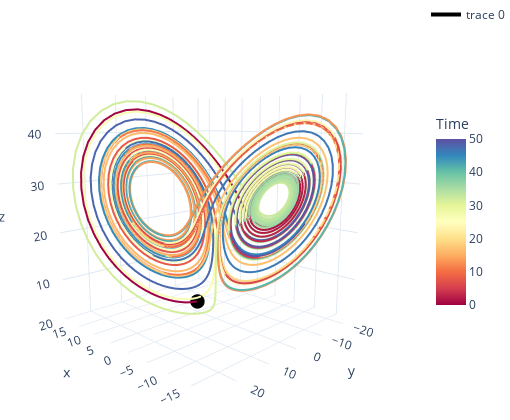

The code cell stored with this chart in its notebook:
### Code cell
#| label: butterfly3d
#| fig-align: center

import plotly.express as px
import plotly.graph_objects as go
import plotly.io as pio

pio.renderers.default = "plotly_mimetype+notebook_connected"
# import plotly.offline as pyo
# pyo.init_notebook_mode()

# reduce the number of points - computational burden, also to make the point moves faster
tps = np.linspace(0, 50, 50*100)
XYZp = odeint(lorenz_system, initial_state, tps, args=(sigma, rho, beta))
Xp = XYZp[:, 0]
Yp = XYZp[:, 1]
Zp = XYZp[:, 2]

# fig = px.scatter_3d(x=X, y=Y, z=Z, 
#                     color=time_points, color_continuous_scale='Spectral')
# fig.update_traces(marker=dict(size=0.8, line_width=3.0))

fig = go.Figure(data=go.Scatter3d(x=Xp, y=Yp, z=Zp, mode="lines",
                                  line=dict(width=4., color=tps, 
                                            colorscale='Spectral', showscale=True, 
                                            colorbar=dict(lenmode='fraction', len=0.5, title="Time"))))

fig.update_layout(template="plotly_white", 
                  scene_camera=dict(eye=dict(x = -1., y = 1., z = 0.25)), 
                  scene_aspectratio=dict(x=0.6, y=0.6, z=0.65),
                  margin=dict(l=0, r=0, t=0, b=0), 
                  width=510, height=420)
fig.update_coloraxes(colorbar=dict(lenmode='fraction', len=0.5, title="Time"))
# fig.update_yaxes(automargin=True)

# add the initial state
fig.add_trace(go.Scatter3d(x=[initial_state[0]], y=[initial_state[1]], z=[initial_state[2]], 
                           marker=dict(color='black', size=5.), 
                           mode="markers", hovertext="Initial condition", showlegend=False))

# fig.write_html("butterfly3d.html", full_html=False)

fig.show()

### Figure 1 — Plotly figure (JSON) as saved in the notebook; plotly's stock layout.template omitted (floating-point values rounded to 4 significant figures; data arrays with more than 128 entries replaced by an {"elided": "..."} marker saying what was removed)
{"data": [{"line": {"color": {"elided": "5000 float values"}, "colorbar": {"len": 0.5, "lenmode": "fraction", "title": {"text": "Time"}}, "colorscale": [[0, "rgb(158,1,66)"], [0.1, "rgb(213,62,79)"], [0.2, "rgb(244,109,67)"], [0.3, "rgb(253,174,97)"], [0.4, "rgb(254,224,139)"], [0.5, "rgb(255,255,191)"], [0.6, "rgb(230,245,152)"], [0.7, "rgb(171,221,164)"], [0.8, "rgb(102,194,165)"], [0.9, "rgb(50,136,189)"], [1, "rgb(94,79,162)"]], "showscale": true, "width": 4}, "mode": "lines", "type": "scatter3d", "x": {"elided": "5000 float values"}, "y": {"elided": "5000 float values"}, "z": {"elided": "5000 float values"}}, {"hovertext": "Initial condition", "marker": {"color": "black", "size": 5}, "mode": "markers", "showlegend": false, "type": "scatter3d", "x": [2], "y": [4], "z": [5.5]}], "layout": {"coloraxis": {"colorbar": {"len": 0.5, "lenmode": "fraction", "title": {"text": "Time"}}}, "height": 420, "margin": {"b": 0, "l": 0, "r": 0, "t": 0}, "scene": {"aspectratio": {"x": 0.6, "y": 0.6, "z": 0.65}, "camera": {"eye": {"x": -1, "y": 1, "z": 0.25}}}, "width": 510}}
